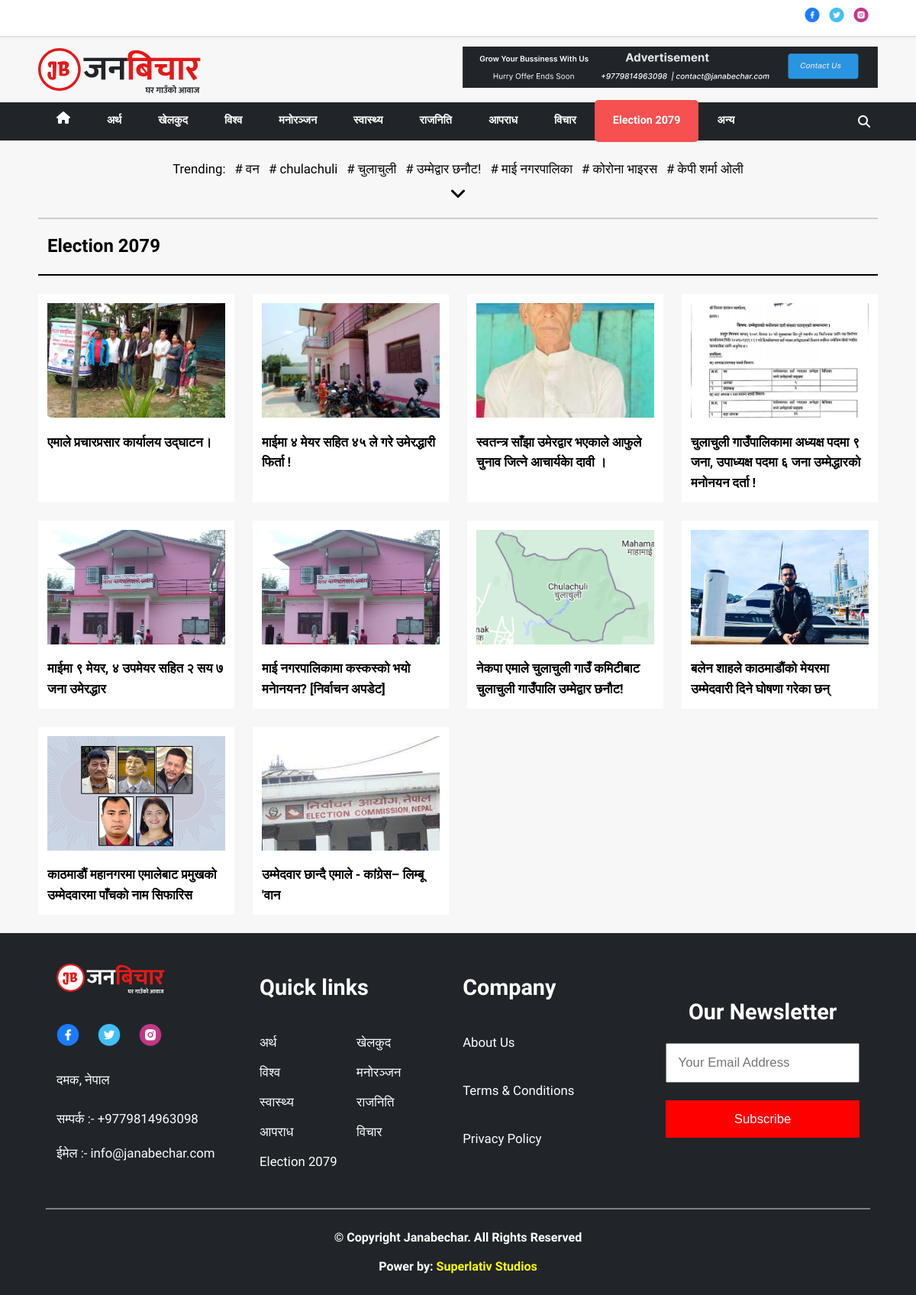
The page /category/Local level election 2079/ on the database as committed earlier.
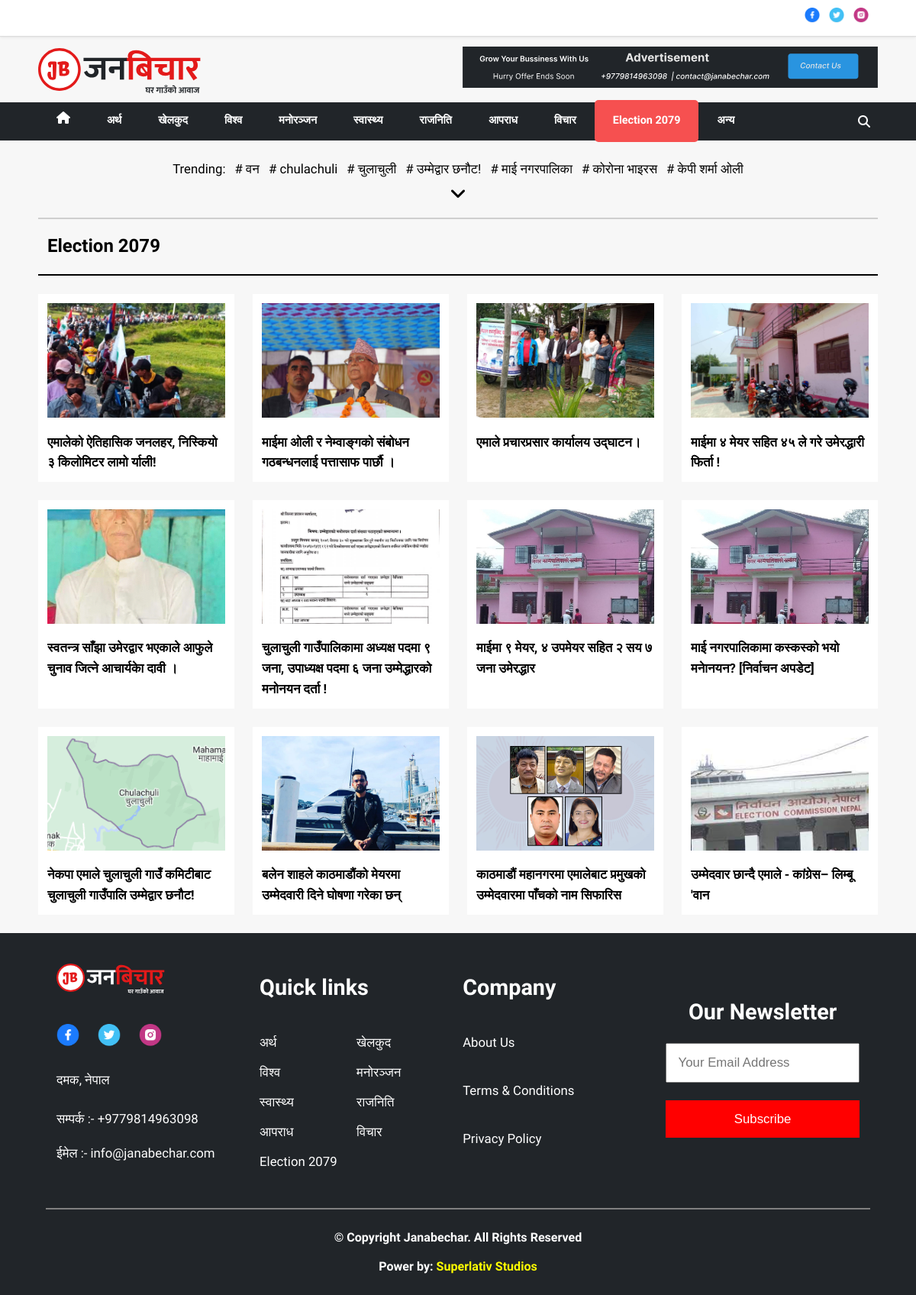
The same page on the database as committed later.
### news/models.py (models this page shows, shortened)
class Category(models.Model):
    title = models.CharField(max_length=200, blank=True, null=True)
    name = models.CharField(max_length=200)

class Tag(models.Model):
    name = models.CharField(max_length=200)
    created_at = models.DateTimeField(auto_now_add=True)

class News(models.Model):
    title = models.CharField(max_length=500)
    is_highlighted = models.BooleanField(default=False)
    is_main = models.BooleanField(default=False)
    category = models.ForeignKey(
        Category, on_delete=models.CASCADE, related_name='cat')
    tag = models.ManyToManyField(
        Tag, blank=True, related_name='tag')
    description = models.TextField(blank=True, null=True)
    content = RichTextUploadingField(blank=True, null=True)
    image = models.ImageField(blank=True, upload_to=get_obs_upload_path())
    published_at = models.DateTimeField()
    updated_at = models.DateTimeField(auto_now=True)
    class Meta:
        verbose_name_plural = 'News'

### news/views.py (the view)
# urls.py: path("category/<str:title>/", category, name="category"),
def category(request, title):
    npdate = TodayBS()
    category = get_object_or_404(Category, title=title)
    news = News.objects.filter(category=category).order_by('-published_at')
    tags = Tag.objects.order_by('-created_at')
    categories = Category.objects.exclude(title='more')
    recent_update = News.objects.filter(
        is_main=False, is_highlighted=False).order_by('-published_at')[0:6]
    page = category.title
    context = {
        'npdate': npdate,
        'page': page,
        'category': category,
        'news': news,
        'tags': tags,
        'categories': categories,
        'recent_update': recent_update,
    }
    return render(request, 'category.html', context)

### news/utils.py (called while the page is built)
def TodayBS():
    today = datetime.now()
    date = convert_AD_to_BS(today.year, today.month, today.day)
    ne_date = bsdate(date[0], date[1], date[2])
    return ne_date.strftime("%B %d %Y,%A", lang='ne')

### templates/category.html (shortened to what this page needs)
{% extends 'base.html' %}
{% load static %}
{% block content %}
<div class="fs-2 fw-bold pl-1  pv-1-5 border-style  my-container">{{category.name}} </div>
<div class="my-container grid grid-column-4-1fr mob-grid gap-2 pt-2 pb-2">
    {% for new in news%}
    {% include 'include/news-article.html' %}
    {%endfor%}
</div>
{% endblock %}

### templates/base.html (shortened to what this page needs)
{% load static %}
<!DOCTYPE html>
<html lang="en">
<head>
    <link rel="stylesheet" href="https://use.fontawesome.com/3a78800d9d.css">
    <link rel="stylesheet" href="{% static 'css/style.css' %}">
    <link rel="stylesheet" href="{% static 'css/size.css' %}">
    <link rel="stylesheet" href="{% static 'css/layout-style.css' %}">
    <link rel="stylesheet" href="{% static 'css/font-style.css' %}">
    <link rel="stylesheet" href="{% static 'css/padding-style.css' %}">
    <link rel="stylesheet" href="{% static 'css/background-style.css' %}">
    <link rel="stylesheet" href="{% static 'css/border-style.css' %}">
    <link rel="stylesheet" href="{% static 'css/hover-style.css' %}">
    <link rel="stylesheet" href="{% static 'css/size-box.css' %}">
</head>
<body class="center">
    {% include 'include/header.html' %}
    <div class="trending-list">
        {% include 'include/trending.html' %}
    </div>
    {% block content %}{% endblock %}
    {% include 'include/footer.html' %}
</body>
</html>

### templates/include/header.html (shortened to what this page needs)
{% load static%}
<div class="expanded-w h-48 center border-bottom-1-gray box-white">
    <div class="row sb ai-center my-container pl-1 pr-1">
        <div class="row gap-1 center">
            <a href="#"> <img class="h-20" src="{% static 'media/Facebook.png' %}" alt=""></a>
            <a href="#"> <img class="h-20" src="{% static 'media/Twitter.png' %}" alt=""></a>
            <a href="#"> <img class="h-20" src="{% static 'media/Instagram.png' %}" alt=""></a>
        </div>
    </div>
</div>
<div class="my-container pv-0-5">
    <div class="grid-column-2-1fr mob-grid center gap-1">
        <div class="expanded-w center-800">
            <img class="cover expanded-40 pointer" onclick="redirectHome()"
                src="{% static 'media/logo/janabechar.svg' %}" alt="">
        </div>
        <div class="">
            <img class="cover expanded-w" src="{% static 'media/banner/banner.svg' %}" alt="">
        </div>
    </div>
</div>
<div class="nav-wrapper expanded-w bg-lightblack" id="nav-wrapper">
    <div class="container my-container ">
        <div class="menu-items fs-1-2" id="menu-items">
            {% if page == 'home' %}
            <a class="nav-link active text-white" href="{% url 'home' %}"> <i class="fa fa-home"
                    aria-hidden="true"></i></a>
            {% else %}
            <a class="nav-link" href="{% url 'home' %}"> <i class="fa fa-home" aria-hidden="true"></i></a>
            {% endif %}
            {% for category in categories %}
            {% if page == category.title %}
            <a class="nav-link active text-white" href="{% url 'category' title=category.title %}">{{category.name}}</a>
            {% else %}
            <a class="nav-link" href="{% url 'category' title=category.title %}">{{category.name}}</a>
            {% endif %}
            {%endfor%}
            <a class="nav-link" href="{% url 'category' title='more' %}">अन्य</a>
        </div>
        <div class="column">
            <i class="fa fa-search padding-10 text-white pointer" id="search-icon" aria-hidden="true"
                onclick="showSearchInput()">
            </i>
        </div>
    </div>
</div>

### templates/include/trending.html (shortened to what this page needs)
{% load static%}
<div class="my-container pad-2 fs-1-4 center bxshadow pt-2 pb-1">
    <div class="row-wrapper gap-1">
        <p>Trending:</p>
        {% for tag in tags %} {% if forloop.counter < 8 %} <a href="{% url 'tag' name=tag.name %}"># {{tag.name}}</a>
            {% endif %}
            {% endfor %}
    </div>
    <div class=" fw-bold">
        <p id="show-tag" class="pointer fs-2" onclick="showtages()">
            <i class="fa fa-angle-down" aria-hidden="true"></i>
        </p>
    </div>
</div>

### templates/include/news-article.html
{% load static %}
<div class="expanded-w bg-white pad-1">
    <a href="{% url 'news' id=new.id %}">
        <img class="expanded-w  h-150 cover pointer" src="{{new.image.url}}" alt="">
    </a>
    <div class="line-limit-3 fs-1-4 fw-bold pt-1">
        <a href="{% url 'news' id=new.id %}">
            {{new.title}}
        </a>
    </div>
</div>

### templates/include/footer.html (shortened to what this page needs)
{% load static %}
<footer class="expanded center bg-lightblack  ">
    <div class="my-container pad-2 grid grid-column-4-1fr mob-grid text-white gap-2 ">
        <div class="logo-footer column gap-1 expanded-w">
            <img class="expanded-60 pt-0-8" src="{% static 'media/logo/janabechar-black.svg' %}" alt="">
            <div class="row dec-none gap-2 pt-2  ">
                <a href="#"> <img class="h-30" src="{% static 'media/Facebook.png' %}" alt=""></a>
                <a href="#"> <img class="h-30" src="{% static 'media/Twitter.png' %}" alt=""></a>
                <a href="#"> <img class="h-30" src="{% static 'media/Instagram.png' %}" alt=""></a>
            </div>
            <div class=" pt-1 fs-1-4 ">दमक, नेपाल</div>
            <div class=" pt-1 fs-1-4 ">सम्पर्क :- +9779814963098</div>
            <div class=" pt-0-5 fs-1-4 ">ईमेल :- info@janabechar.com</div>
        </div>
        <div class="contact-footer column   gap-1 expanded-w  pt-2">
            <div class="fs-2-4 fw-bold">Quick links</div>
            <div class="grid grid-column-2-1fr pt-2 fs-1-4 text-white gap-1">
                {% for category in categories %}
                <a class=" text-white" href="{% url 'category' title=category.title %}">{{category.name}}</a>
                {% endfor %}
            </div>
        </div>
        <div class="contact-footer column gap-1 expanded-w pt-2">
            <a class=" fs-2-4 fw-bold">Company</a>
            <a class=" circle-icon pt-2 fs-1-4">About Us</a>
            <a class="fs-1-4 pt-2">Terms & Conditions</a>
            <a class="fs-1-4 pt-2">Privacy Policy</a>
        </div>
        <div class="expanded-w center">
            <div class="subscribe-box column gap-0-5 text-center expanded-w  h-200 expanded pt-1" id="subscribe-input">
                <a class=" fs-2-4 fw-bold">Our Newsletter</a>
                <div class="sb-1"></div>
                <input type="text" class="pad-1-2 fs-1-4" id="email-subscription" placeholder="Your Email Address">
                <div class="sb-1"></div>
                <button type="submit" class=" btn  pad-1-2 fs-1-4 text-white bg-red pointer" id="subscribe-button"
                    onclick="subscribe()">Subscribe</button>
            </div>
        </div>
    </div>
    <div class="sb-2"></div>
    <hr width="90%" color="gray">
    <div class="sb-2"></div>
    <div class="column center fs-2 text-white pb-2 gap-1">
        <h6>© Copyright Janabechar. All Rights Reserved</h6>
        <h6>Power by: <a class="text-yellow" href="http://superlativstudios.com/"> Superlativ Studios</a>
        </h6>
    </div>
</footer>

### static/css/style.css (style rules this page uses)
* { margin-left: 10px; margin: 0; padding: 0; box-sizing: border-box; }
html { font-family: Mukta !important; font-size: 12px; scroll-behavior: smooth; line-height: 1.6 !important; }
body { font-family: Mukta; display: flex; flex-direction: column; justify-content: center; align-items: center; max-width: 100%; overflow-x: hidden; background-color: #f7f7f7; }
a { text-decoration: none; }
a, a:visited, a:hover, a:active { color: inherit; }
.nav-wrapper { height: 50px; display: flex; justify-content: center; }
.nav-wrapper .container { display: flex; gap: 20px; justify-content: space-between; align-items: center; }
.nav-wrapper .fa { font-size: 16px; overflow: hidden; }
.menu-items { display: flex; flex-direction: row; color: white; justify-content: space-between; align-items: center; }
.nav-wrapper .nav-link { text-align: center; font-weight: bold; padding: 15px 24px !important; display: block; }
.nav-wrapper .nav-link.active { background-color: #f65050; border-radius: 5px; }
.nav-wrapper .nav-link::after { content: ""; width: 0%; height: 2px; background-color: white; display: block; margin: auto; transition: 0.5s; }
.bxshadow { box-shadow: rgba(0, 0, 0, 0.16) 0px 2px 0px; }
.trending-list { display: block; }
.expanded { width: 100%; height: 100%; }
.line-limit-3 { overflow: hidden; text-overflow: ellipsis; display: -webkit-box; -webkit-line-clamp: 3; -webkit-box-orient: vertical; }
.padding-10 { padding: 10px; }
.border-style { border-bottom: 2px solid black; }
.dec-none { text-decoration: none; }
.circle-icon::before { content: ""; width: 30px; height: 30px; background-color: red; }
.text-center { text-align: center; }
.border-bottom-1-gray { border-bottom: 1px solid #ddd; }
.btn { border: none; }
.pointer { cursor: pointer; }
.box-white { background-color: white; box-shadow: rgba(0, 0, 0, 0.1) 0px 0px 5px 0px, rgba(0, 0, 0, 0.1) 0px 0px 1px 0px; }
.center-800 { display: flex; }

### static/css/size.css (style rules this page uses)
.my-container { width: 100vw; max-width: 1200px; }
@media screen and (max-width: 1280px) { .my-container { max-width: 1100px; } }
@media screen and (max-width: 1200px) { .my-container { max-width: 1100px; } }
.center { display: flex; flex-direction: column; justify-content: center; align-items: center; }
.expanded { height: 100%; width: 100%; }
.expanded-w { width: 100%; }
.expanded-40 { width: 40%; }
.expanded-60 { width: 60%; }
.h-20 { height: 20px; }
.h-30 { height: 30px; }
.h-48 { height: 48px; }
.h-150 { height: 150px; }
.h-200 { height: 200px; }

### static/css/layout-style.css (style rules this page uses)
.row { display: flex; flex-direction: row; }
.row-wrapper { display: flex; flex-wrap: wrap; align-items: center; }
.row.sb { justify-content: space-between; }
.ai-center { align-items: center; }
.gap-1 { gap: 1rem; }
.column { display: flex; flex-direction: column; }
.grid { display: grid; }
.mob-grid { display: grid; }
.grid-column-2-1fr { grid-template-columns: repeat(2, 1fr); }
.grid-column-4-1fr { grid-template-columns: repeat(4, 1fr); }
.cover { object-fit: cover; }
.gap-0-5 { gap: 0.5rem; }
.gap-2 { gap: 2rem; }

### static/css/padding-style.css (style rules this page uses)
.pad-1 { padding: 1rem !important; }
.pad-1-2 { padding: 1.2rem !important; }
.pad-2 { padding: 2rem !important; }
.pb-1 { padding-bottom: 1rem !important; }
.pb-2 { padding-bottom: 2rem !important; }
.pr-1 { padding-right: 1rem !important; }
.pt-0-5 { padding-top: 0.5rem !important; }
.pt-0-8 { padding-top: 0.8rem !important; }
.pt-1 { padding-top: 1rem !important; }
.pt-2 { padding-top: 2rem !important; }
.pl-1 { padding-left: 1rem !important; }
.pv-0-5 { padding-top: 0.5rem !important; padding-bottom: 0.5rem !important; }
.pv-1-5 { padding-top: 1.5rem !important; padding-bottom: 1.5rem !important; }

### static/css/background-style.css (style rules this page uses)
.bg-lightblack { background-color: #212529; }
.bg-red { background-color: #ff0000; }
.bg-white { background-color: #ffffff; }

Rows that differ between the two databases and show on the page:
added News: image (picture), title "एमालेको ऐतिहासिक जनलहर, निस्कियो ३ किलोमिटर लामो र्याली!"
added News: image (picture), title "माईमा ओली र नेम्वाङ्गको संबोधन गठबन्धनलाई पत्तासाफ पार्छौ ।"
